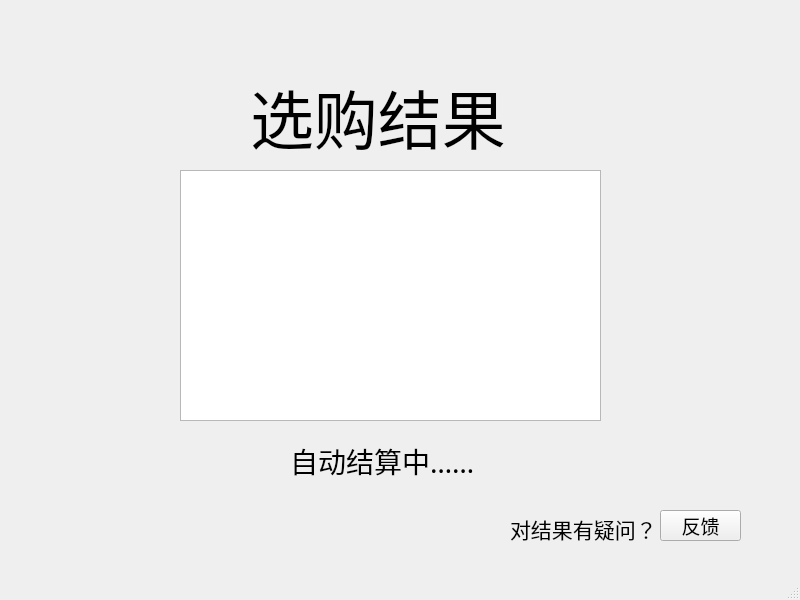
<?xml version="1.0" encoding="UTF-8"?>
<ui version="4.0">
 <class>MainWindow</class>
 <widget class="QMainWindow" name="MainWindow">
  <property name="geometry">
   <rect>
    <x>0</x>
    <y>0</y>
    <width>800</width>
    <height>600</height>
   </rect>
  </property>
  <property name="windowTitle">
   <string>MainWindow</string>
  </property>
  <widget class="QWidget" name="centralwidget">
   <widget class="QLabel" name="label">
    <property name="geometry">
     <rect>
      <x>250</x>
      <y>40</y>
      <width>281</width>
      <height>151</height>
     </rect>
    </property>
    <property name="font">
     <font>
      <family>楷体</family>
      <pointsize>48</pointsize>
     </font>
    </property>
    <property name="text">
     <string>选购结果</string>
    </property>
   </widget>
   <widget class="QTextBrowser" name="textBrowser">
    <property name="geometry">
     <rect>
      <x>180</x>
      <y>170</y>
      <width>421</width>
      <height>251</height>
     </rect>
    </property>
    <property name="font">
     <font>
      <pointsize>15</pointsize>
     </font>
    </property>
    <property name="html">
     <string>&lt;!DOCTYPE HTML PUBLIC &quot;-//W3C//DTD HTML 4.0//EN&quot; &quot;http://www.w3.org/TR/REC-html40/strict.dtd&quot;&gt;
&lt;html&gt;&lt;head&gt;&lt;meta name=&quot;qrichtext&quot; content=&quot;1&quot; /&gt;&lt;style type=&quot;text/css&quot;&gt;
p, li { white-space: pre-wrap; }
&lt;/style&gt;&lt;/head&gt;&lt;body style=&quot; font-family:'MS Shell Dlg 2'; font-size:15pt; font-weight:400; font-style:normal;&quot;&gt;
&lt;p style=&quot;-qt-paragraph-type:empty; margin-top:0px; margin-bottom:0px; margin-left:0px; margin-right:0px; -qt-block-indent:0; text-indent:0px;&quot;&gt;&lt;br /&gt;&lt;/p&gt;&lt;/body&gt;&lt;/html&gt;</string>
    </property>
   </widget>
   <widget class="QLabel" name="label_2">
    <property name="geometry">
     <rect>
      <x>510</x>
      <y>508</y>
      <width>171</width>
      <height>41</height>
     </rect>
    </property>
    <property name="font">
     <font>
      <family>楷体</family>
      <pointsize>16</pointsize>
     </font>
    </property>
    <property name="text">
     <string>对结果有疑问？</string>
    </property>
   </widget>
   <widget class="QPushButton" name="pushButton">
    <property name="geometry">
     <rect>
      <x>660</x>
      <y>510</y>
      <width>81</width>
      <height>31</height>
     </rect>
    </property>
    <property name="font">
     <font>
      <family>楷体</family>
      <pointsize>14</pointsize>
     </font>
    </property>
    <property name="text">
     <string>反馈</string>
    </property>
   </widget>
   <widget class="QLabel" name="label_3">
    <property name="geometry">
     <rect>
      <x>290</x>
      <y>430</y>
      <width>311</width>
      <height>61</height>
     </rect>
    </property>
    <property name="font">
     <font>
      <family>楷体</family>
      <pointsize>21</pointsize>
     </font>
    </property>
    <property name="text">
     <string>自动结算中……</string>
    </property>
   </widget>
  </widget>
  <widget class="QMenuBar" name="menubar">
   <property name="geometry">
    <rect>
     <x>0</x>
     <y>0</y>
     <width>800</width>
     <height>21</height>
    </rect>
   </property>
  </widget>
  <widget class="QStatusBar" name="statusbar"/>
 </widget>
 <resources/>
 <connections/>
</ui>
